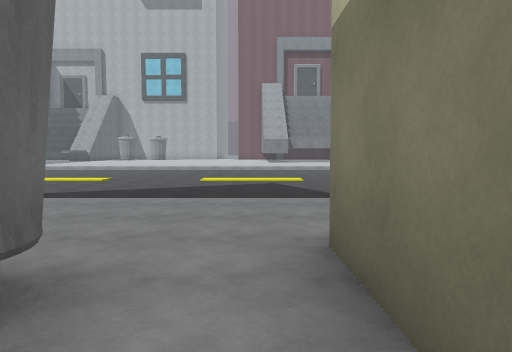
[1] (above)

24 first-person views from a walk through a Unity game level. The camera is 1.5 m above the floor, tilts 4° down and sees 70° across. Doors are open. The floor is counted in squares, 2 m on a side. Each view is taken from the middle of a square. On the plan, view 1 faces up. The plan holds only what a view shows up to about 11 squares ahead; the rest is blank. The place goes on beyond the plan. The player is left out. Some animated figures are not drawn.

[2]
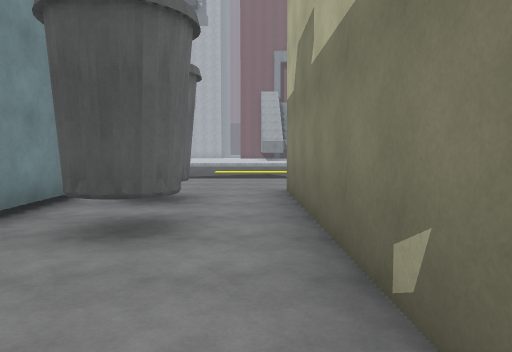

[3]
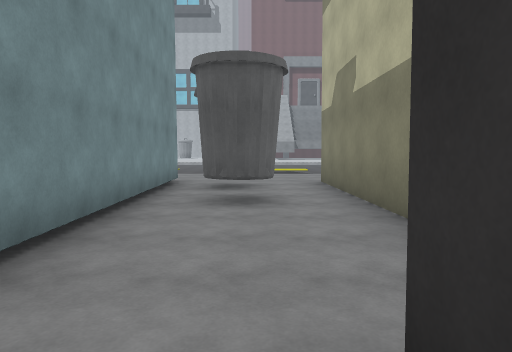

[4]
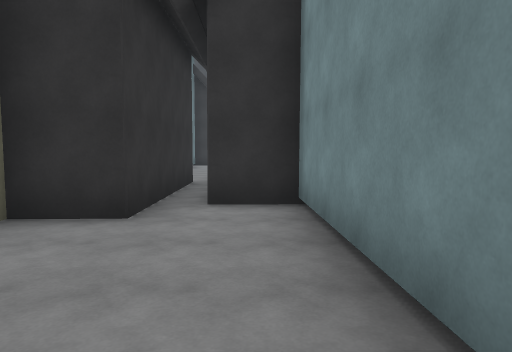

[5]
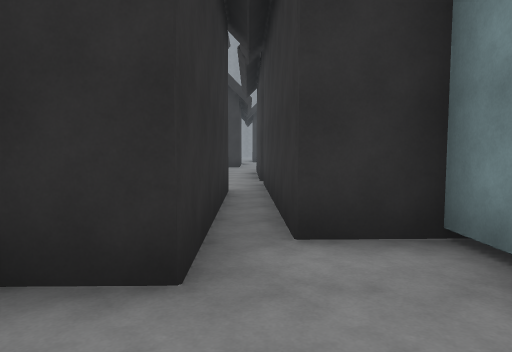

[6]
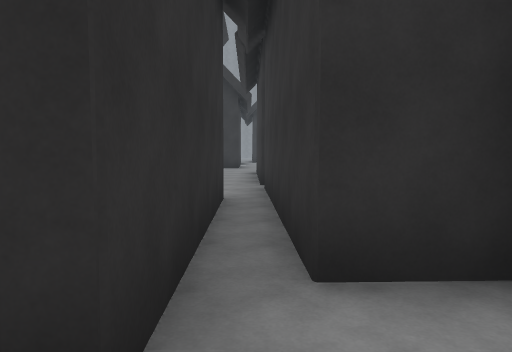

[7]
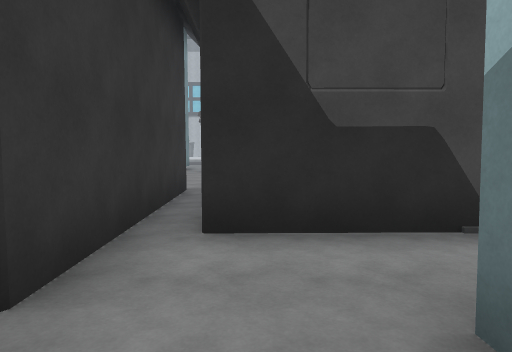

[8]
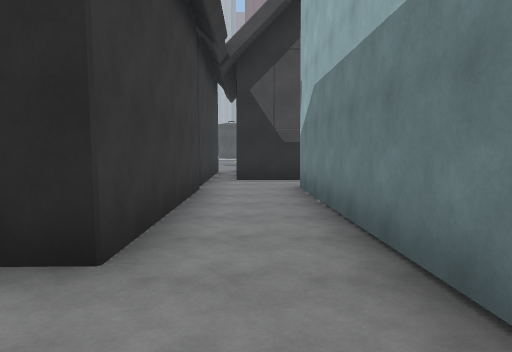

[9]
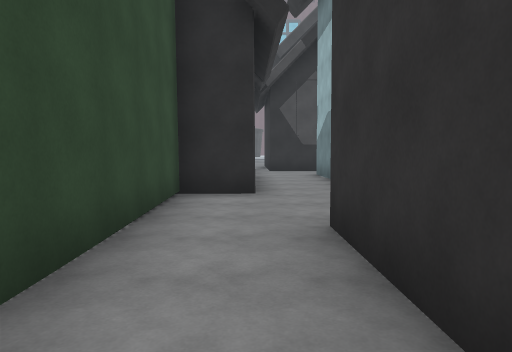

[10]
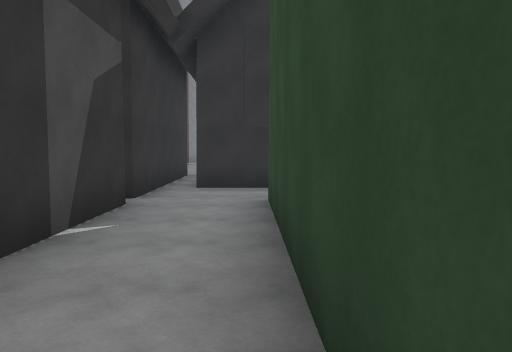

[11]
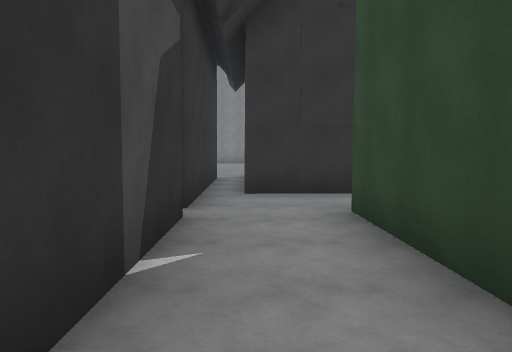

[12]
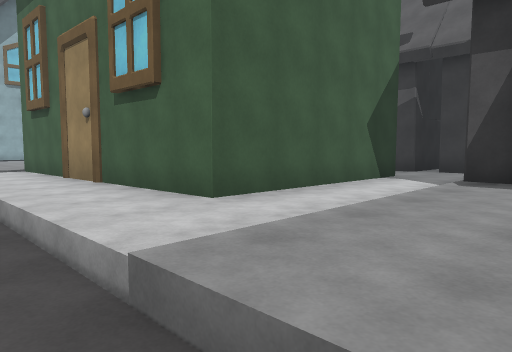

[13]
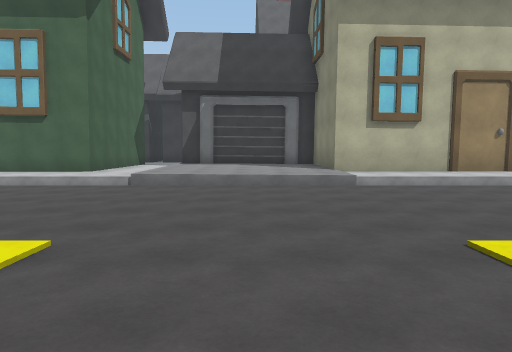

[14]
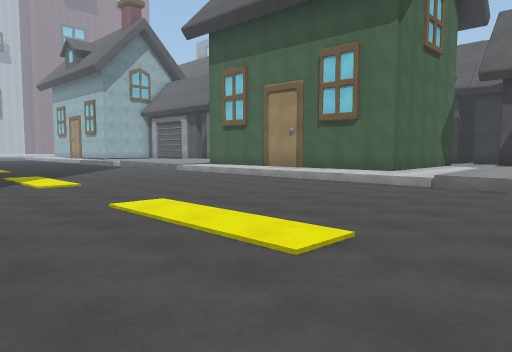

[15]
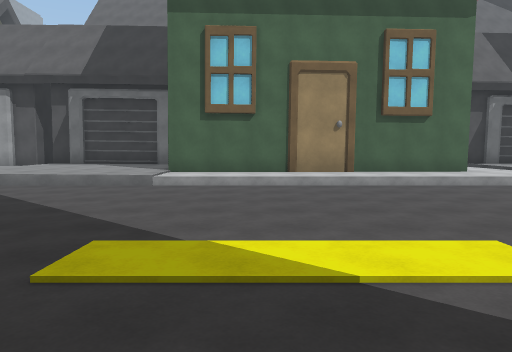

[16]
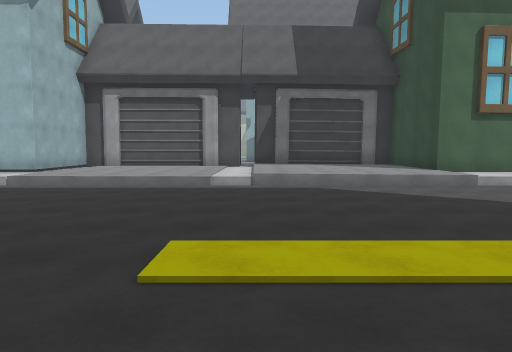

[17]
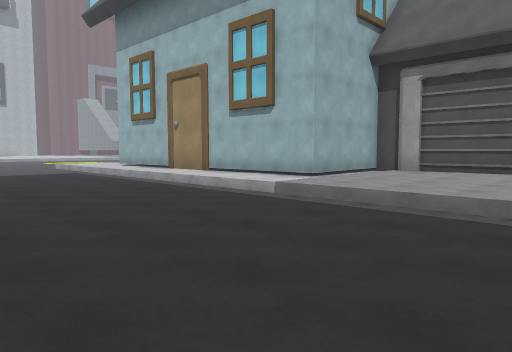

[18]
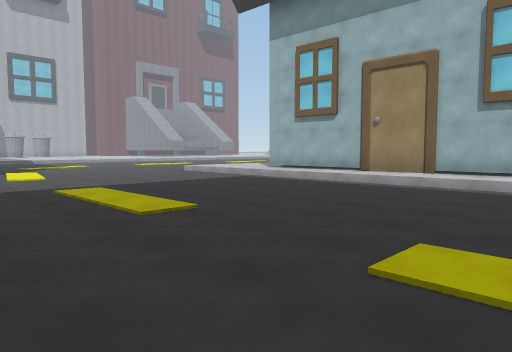

[19]
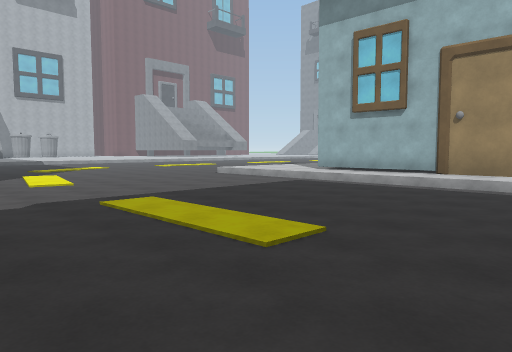

[20]
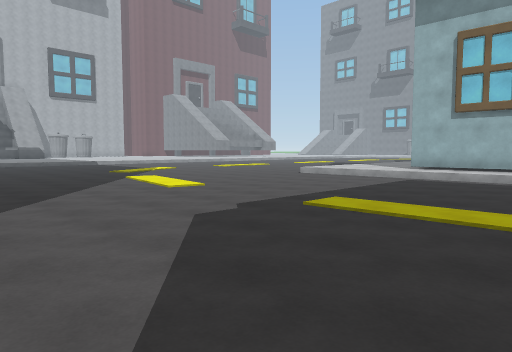

[21]
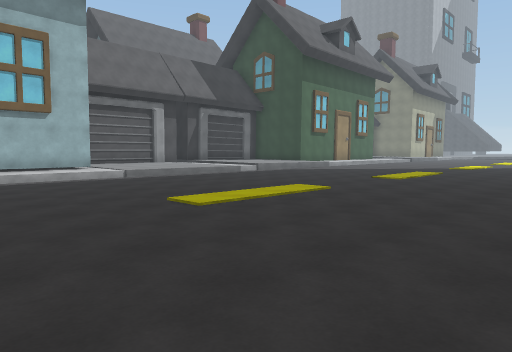

[22]
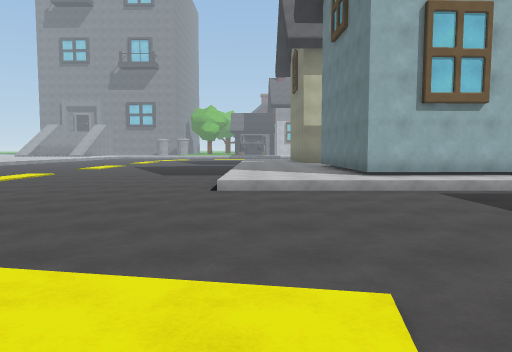

[23]
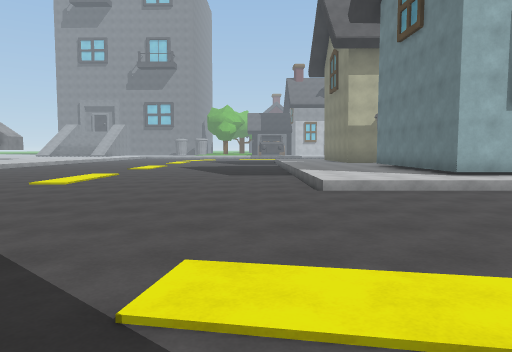

[24]
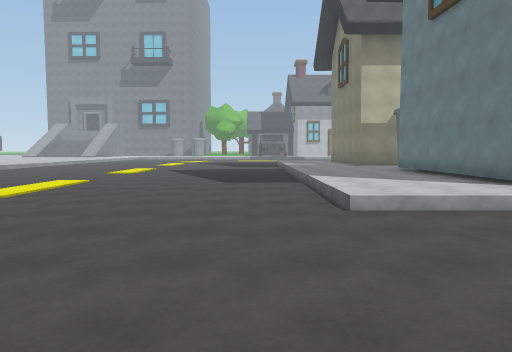

### Floor plan
Key: @ floor where view 1 was taken; # wall or solid block; . main floor; : floor 0.25 m higher than the main floor; + floor 0.5 m higher than the main floor; * floor 0.75 m higher than the main floor; / step, stairs or slope.
Columns run from 19 left of view 1 to 2 right of it. Each row starts with its distance up from view 1.
 11         :.............
 10   ..   ...............
  9   ....................
  8   ....................
  7   ...:...............
  6  ....:...............
  5  ........./++++++++++
  4  ........./++++++++++
  3  ........./++++++++++
  2  ........./+#######+#
  1 ........../+#   # ++#
  0 ........../+#   #+#@#
 -1 ........../+#   #+#+#
 -2 ........../+#   #+++#
 -3 ........../+#   #+++#
 -4 ........../+#   #+++#
 -5 ........../+#   #++##
 -6  ........./+######+#
 -7  ........./++++###+#
 -8  ........./++++###+#
 -9  ........./++++###+###
-10  ........./+++   #++++
-11   ......../+++   #+++
-12   ........////   ##+#
-13   ......../***    #+#
-14   ......../***    #+#
-15       ..../+**    #+#
-16       ..../++*  ###+#
-17     ....../+##  #+++#
-18    ......./+#   #+++
-19   ......../+#   #+++
-20    ......./+#   #++#
-21    ......./+#   #++#
-22    ......./+#   #++#
-23    ......./+#   #++#
-24    ......./+#####++###
-25    ......./++++++++#
-26   ......../++++++++#
-27   ......../****#####
-28   ......../***     #
-29   ......../+**     #
-30    ......./++*     #
-31     ....../+##
-32       ..../+#
-33        .../+#
-34          ./+#

Where each view was taken, in squares from view 1:
view 1: 0 up, 0 right, facing up
view 2: 4 down, 0 right, facing up
view 3: 6 down, 1 left, facing up
view 4: 1 down, 2 left, facing down
view 5: 3 down, 1 left, facing down
view 6: 4 down, 1 left, facing down
view 7: 13 down, 0 right, facing up
view 8: 19 down, 0 right, facing up
view 9: 23 down, 1 left, facing up
view 10: 19 down, 2 left, facing down
view 11: 20 down, 1 left, facing down
view 12: 28 down, 10 left, facing up-right
view 13: 29 down, 17 left, facing right
view 14: 29 down, 17 left, facing up-right
view 15: 19 down, 17 left, facing right
view 16: 12 down, 17 left, facing right
view 17: 11 down, 14 left, facing up-right
view 18: 6 down, 17 left, facing up-right
view 19: 4 down, 17 left, facing up-right
view 20: 2 down, 19 left, facing up-right
view 21: 2 down, 19 left, facing down-right
view 22: 5 up, 16 left, facing right
view 23: 7 up, 16 left, facing right
view 24: 7 up, 14 left, facing right
